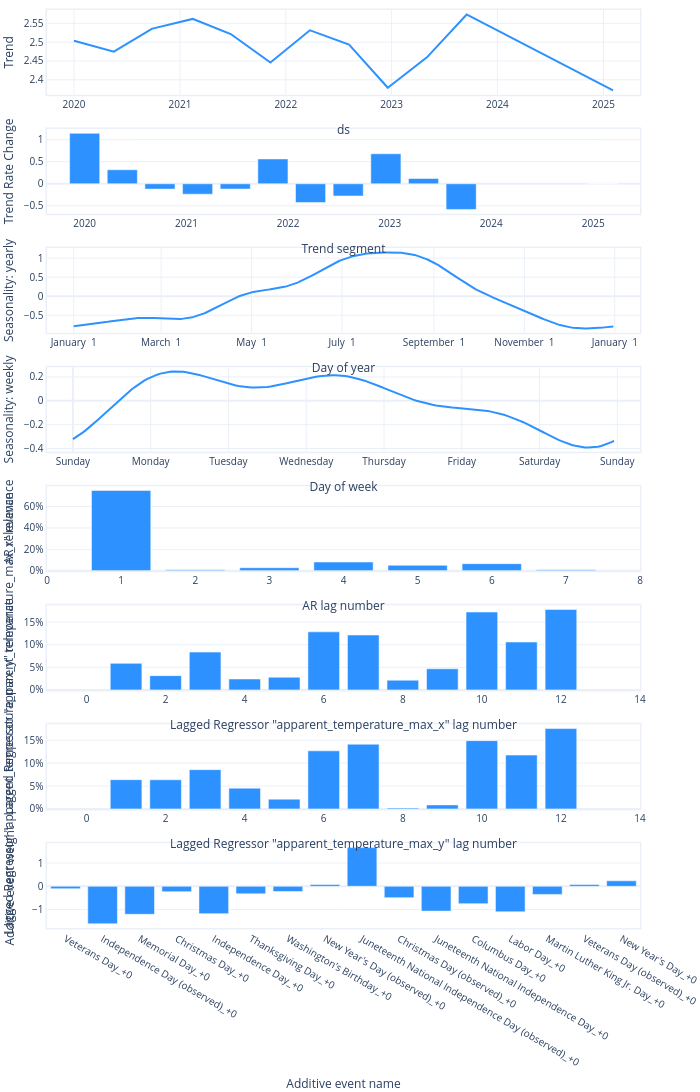

The notebook cell this image was saved under:
### Code cell
model.plot_parameters()

### Figure 1 — Plotly figure (JSON) as saved in the notebook; plotly's stock layout.template omitted (floating-point values rounded to 4 significant figures; data arrays with more than 128 entries replaced by an {"elided": "..."} marker saying what was removed)
{"data": [{"fill": "none", "line": {"color": "#2d92ff", "width": 2}, "mode": "lines", "name": "Trend", "type": "scatter", "x": {"elided": "1861 str values"}, "xaxis": "x", "y": {"elided": "1861 float values"}, "yaxis": "y"}, {"marker": {"color": "#2d92ff"}, "name": "Trend Rate Change", "type": "bar", "x": ["2020-01-01T00:00:00", "2020-05-15T06:32:43.636364", "2020-09-27T13:05:27.272727", "2021-02-09T19:38:10.909091", "2021-06-25T02:10:54.545455", "2021-11-07T08:43:38.181818", "2022-03-22T15:16:21.818182", "2022-08-04T21:49:05.454545", "2022-12-18T04:21:49.090909", "2023-05-02T10:54:32.727273", "2023-09-14T17:27:16.363636", "2025-02-03T00:00:00"], "xaxis": "x2", "y": [1.144, 0.318, -0.1213, -0.2361, -0.1196, 0.5627, -0.4257, -0.2774, 0.6805, 0.1191, -0.582, 0], "yaxis": "y2"}, {"fill": "none", "line": {"color": "#2d92ff", "width": 2}, "mode": "lines", "name": "yearly", "type": "scatter", "x": {"elided": "365 str values"}, "xaxis": "x3", "y": {"elided": "365 float values"}, "yaxis": "y3"}, {"fill": "none", "line": {"color": "#2d92ff", "width": 2}, "mode": "lines", "name": "weekly", "type": "scatter", "x": {"elided": "168 int values"}, "xaxis": "x4", "y": {"elided": "168 float values"}, "yaxis": "y4"}, {"marker": {"color": "#2d92ff"}, "name": "AR", "type": "bar", "x": [7, 6, 5, 4, 3, 2, 1], "xaxis": "x5", "y": [0.01046, 0.06696, 0.0519, 0.08221, 0.029, 0.01022, 0.7492], "yaxis": "y5"}, {"marker": {"color": "#2d92ff"}, "name": "Lagged Regressor \"apparent_temperature_max_x\"", "type": "bar", "x": [12, 11, 10, 9, 8, 7, 6, 5, 4, 3, 2, 1], "xaxis": "x6", "y": [0.1778, 0.1059, 0.1722, 0.04668, 0.0215, 0.1214, 0.1284, 0.0281, 0.02412, 0.08359, 0.03156, 0.05873], "yaxis": "y6"}, {"marker": {"color": "#2d92ff"}, "name": "Lagged Regressor \"apparent_temperature_max_y\"", "type": "bar", "x": [12, 11, 10, 9, 8, 7, 6, 5, 4, 3, 2, 1], "xaxis": "x7", "y": [0.1752, 0.1174, 0.1489, 0.008869, 0.002031, 0.1412, 0.1267, 0.02136, 0.04534, 0.08569, 0.06357, 0.06376], "yaxis": "y7"}, {"marker": {"color": "#2d92ff"}, "name": "Additive event", "type": "bar", "width": 0.8, "x": ["Veterans Day_+0", "Independence Day (observed)_+0", "Memorial Day_+0", "Christmas Day_+0", "Independence Day_+0", "Thanksgiving Day_+0", "Washington's Birthday_+0", "New Year's Day (observed)_+0", "Juneteenth National Independence Day (observed)_+0", "Christmas Day (observed)_+0", "Juneteenth National Independence Day_+0", "Columbus Day_+0", "Labor Day_+0", "Martin Luther King Jr. Day_+0", "Veterans Day (observed)_+0", "New Year's Day_+0"], "xaxis": "x8", "y": [-0.1043, -1.61, -1.204, -0.2322, -1.176, -0.3217, -0.2234, 0.07676, 1.663, -0.4875, -1.066, -0.747, -1.096, -0.3488, 0.07764, 0.2346], "yaxis": "y8"}], "layout": {"autosize": true, "font": {"size": 10}, "height": 1680, "hovermode": "x unified", "margin": {"b": 0, "l": 0, "pad": 0, "r": 10, "t": 10}, "showlegend": false, "title": {"font": {"size": 12}}, "width": 700, "xaxis": {"anchor": "y", "domain": [0, 1], "linewidth": 1.5, "mirror": true, "range": ["2019-09-30T00:00:00", "2025-05-07T00:00:00"], "showline": true, "title": {"text": "ds"}, "type": "date"}, "xaxis2": {"anchor": "y2", "domain": [0, 1], "linewidth": 1.5, "mirror": true, "range": ["2019-08-18T17:27:16.363636", "2025-06-18T06:32:43.636364"], "showline": true, "title": {"text": "Trend segment"}, "type": "date"}, "xaxis3": {"anchor": "y3", "domain": [0, 1], "linewidth": 1.5, "mirror": true, "range": ["2016-12-14T00:00:00", "2018-01-18T00:00:00"], "showline": true, "tickformat": "%B %e", "title": {"text": "Day of year"}}, "xaxis4": {"anchor": "y4", "domain": [0, 1], "linewidth": 1.5, "mirror": true, "range": [-8, 175], "showline": true, "tickmode": "array", "ticktext": ["Sunday", "Monday", "Tuesday", "Wednesday", "Thursday", "Friday", "Saturday", "Sunday", "Sunday"], "tickvals": [0, 24, 48, 72, 96, 120, 144, 168, 192], "title": {"text": "Day of week"}}, "xaxis5": {"anchor": "y5", "domain": [0, 1], "linewidth": 1.5, "mirror": true, "range": [0, 8], "showline": true, "title": {"text": "AR lag number"}}, "xaxis6": {"anchor": "y6", "domain": [0, 1], "linewidth": 1.5, "mirror": true, "range": [-1, 14], "showline": true, "title": {"text": "Lagged Regressor \"apparent_temperature_max_x\" lag number"}}, "xaxis7": {"anchor": "y7", "domain": [0, 1], "linewidth": 1.5, "mirror": true, "range": [-1, 14], "showline": true, "title": {"text": "Lagged Regressor \"apparent_temperature_max_y\" lag number"}}, "xaxis8": {"anchor": "y8", "domain": [0, 1], "linewidth": 1.5, "mirror": true, "showline": true, "title": {"text": "Additive event name"}}, "yaxis": {"anchor": "x", "domain": [0.9078, 1], "linewidth": 1.5, "mirror": true, "rangemode": "normal", "showline": true, "title": {"text": "Trend"}}, "yaxis2": {"anchor": "x2", "domain": [0.7781, 0.8703], "linewidth": 1.5, "mirror": true, "rangemode": "normal", "showline": true, "title": {"text": "Trend Rate Change"}}, "yaxis3": {"anchor": "x3", "domain": [0.6484, 0.7406], "linewidth": 1.5, "mirror": true, "rangemode": "normal", "showline": true, "title": {"text": "Seasonality: yearly"}}, "yaxis4": {"anchor": "x4", "domain": [0.5188, 0.6109], "linewidth": 1.5, "mirror": true, "rangemode": "normal", "showline": true, "title": {"text": "Seasonality: weekly"}}, "yaxis5": {"anchor": "x5", "domain": [0.3891, 0.4813], "linewidth": 1.5, "mirror": true, "rangemode": "normal", "showline": true, "tickformat": ",.0%", "title": {"text": "AR relevance"}}, "yaxis6": {"anchor": "x6", "domain": [0.2594, 0.3516], "linewidth": 1.5, "mirror": true, "rangemode": "normal", "showline": true, "tickformat": ",.0%", "title": {"text": "Lagged Regressor \"apparent_temperature_max_x\" relevance"}}, "yaxis7": {"anchor": "x7", "domain": [0.1297, 0.2219], "linewidth": 1.5, "mirror": true, "rangemode": "normal", "showline": true, "tickformat": ",.0%", "title": {"text": "Lagged Regressor \"apparent_temperature_max_y\" relevance"}}, "yaxis8": {"anchor": "x8", "domain": [0, 0.09219], "linewidth": 1.5, "mirror": true, "rangemode": "normal", "showline": true, "title": {"text": "Additive event weight"}}}}
